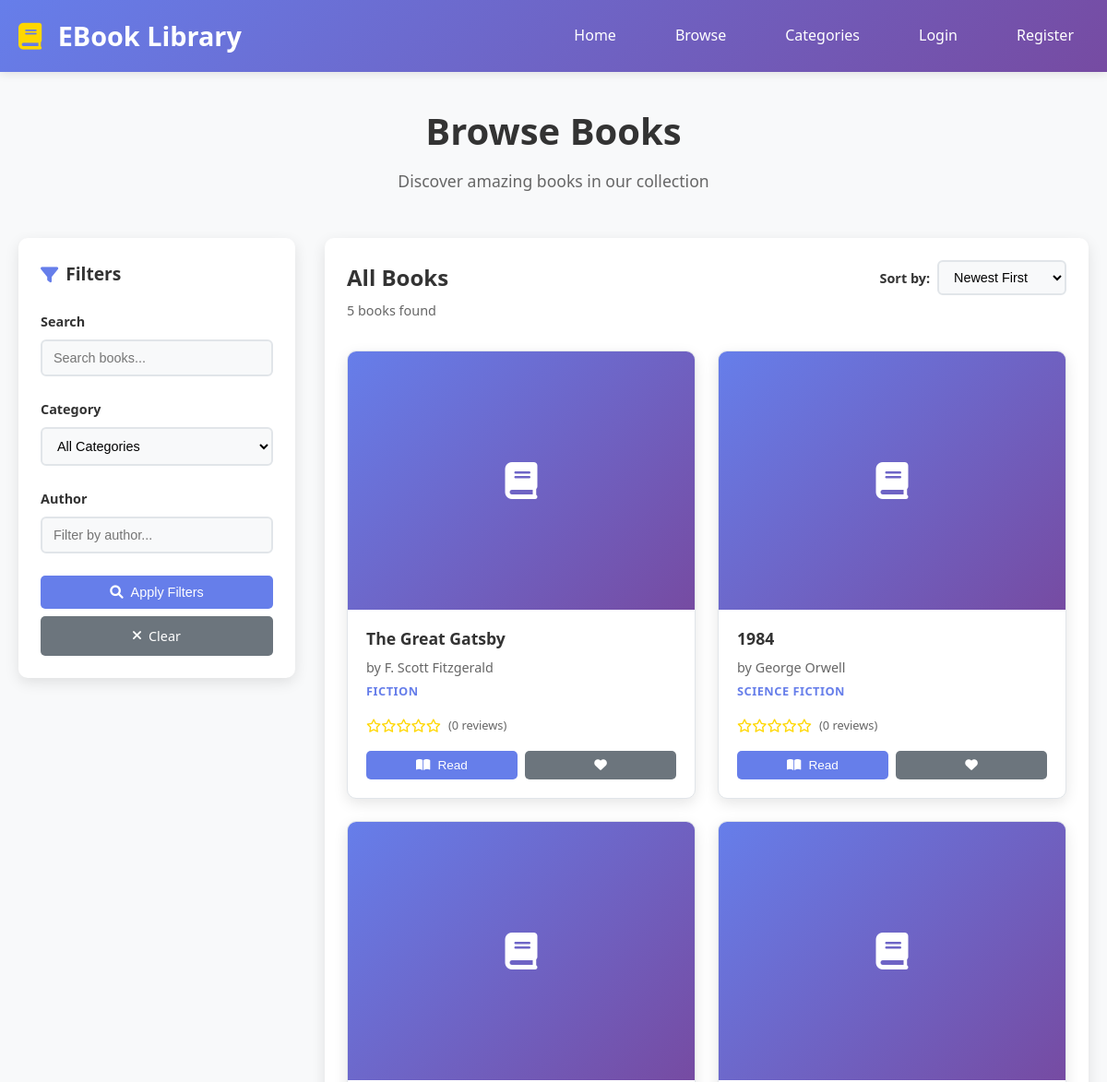
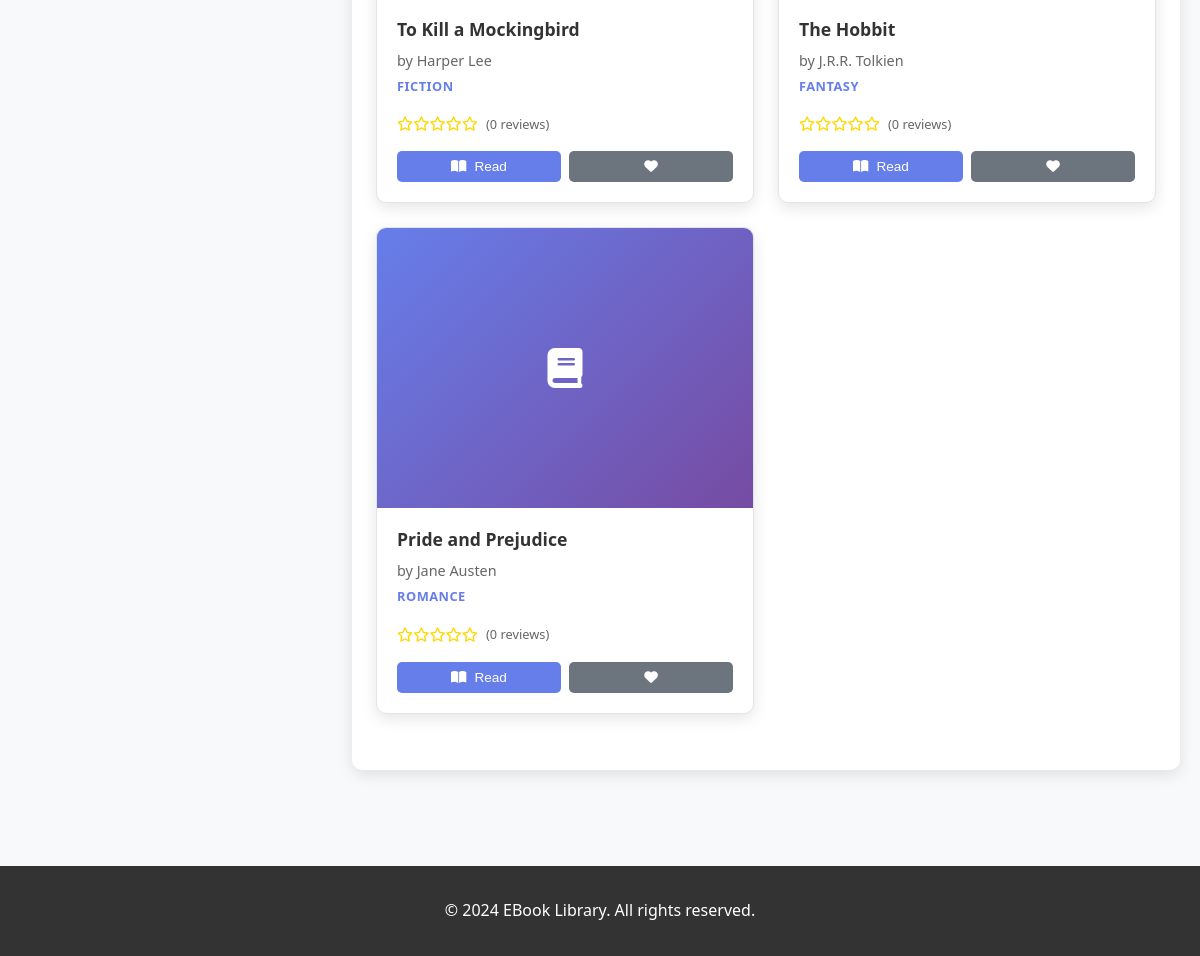
Screenshot of /browse.php with the database file from the repository (2 pictures, top to bottom).
### tables this page shows
CREATE TABLE books (
    id INT AUTO_INCREMENT PRIMARY KEY,
    title VARCHAR(255) NOT NULL,
    author VARCHAR(255) NOT NULL,
    description TEXT,
    isbn VARCHAR(20),
    category_id INT,
    cover_image VARCHAR(255),
    file_path VARCHAR(255) NOT NULL,
    file_size INT,
    file_type VARCHAR(50),
    pages INT,
    language VARCHAR(10) DEFAULT 'en',
    published_date DATE,
    is_featured BOOLEAN DEFAULT FALSE,
    is_active BOOLEAN DEFAULT TRUE,
    created_at TIMESTAMP DEFAULT CURRENT_TIMESTAMP,
    updated_at TIMESTAMP DEFAULT CURRENT_TIMESTAMP ON UPDATE CURRENT_TIMESTAMP,
    FOREIGN KEY (category_id) REFERENCES categories(id) ON DELETE SET NULL
);

CREATE TABLE categories (
    id INT AUTO_INCREMENT PRIMARY KEY,
    name VARCHAR(100) NOT NULL,
    description TEXT,
    created_at TIMESTAMP DEFAULT CURRENT_TIMESTAMP
);

### config/database.php (called while the page is built, shortened)
<?php
class Database {
    private $connection;
    private function connect() {
        try {
            $this->connection = new PDO(
                "mysql:host=" . DB_HOST . ";dbname=" . DB_NAME . ";charset=utf8mb4",
                DB_USER,
                DB_PASS,
                [
                    PDO::ATTR_ERRMODE => PDO::ERRMODE_EXCEPTION,
                    PDO::ATTR_DEFAULT_FETCH_MODE => PDO::FETCH_ASSOC,
                    PDO::ATTR_EMULATE_PREPARES => false
                ]
            );
        } catch (PDOException $e) {
            die("Connection failed: " . $e->getMessage());
        }
    }
    public function query($sql, $params = []) {
        $stmt = $this->connection->prepare($sql);
        $stmt->execute($params);
        return $stmt;
    }
    public function fetch($sql, $params = []) {
        $stmt = $this->query($sql, $params);
        return $stmt->fetch();
    }
    public function fetchAll($sql, $params = []) {
        $stmt = $this->query($sql, $params);
        return $stmt->fetchAll();
    }
}
?>

### browse.php (the view, shortened to what this page needs)
<?php
require_once 'config/database.php';
$db = new Database();
$page = isset($_GET['page']) ? max(1, intval($_GET['page'])) : 1;
$category_id = isset($_GET['category']) ? intval($_GET['category']) : null;
$author = isset($_GET['author']) ? sanitize_input($_GET['author']) : '';
$search = isset($_GET['search']) ? sanitize_input($_GET['search']) : '';
$where_conditions = ['b.is_active = 1'];
$params = [];
$where_clause = implode(' AND ', $where_conditions);
$count_sql = "SELECT COUNT(*) as total FROM books b WHERE $where_clause";
$total_result = $db->fetch($count_sql, $params);
$total_books = $total_result['total'];
$limit = 12;
$offset = ($page - 1) * $limit;
$sql = "SELECT
            b.*,
            c.name as category_name,
            COALESCE(AVG(r.rating), 0) as avg_rating,
            COUNT(r.id) as review_count
        FROM books b
        LEFT JOIN categories c ON b.category_id = c.id
        LEFT JOIN reviews r ON b.id = r.book_id
        WHERE $where_clause
        GROUP BY b.id
        ORDER BY b.is_featured DESC, b.created_at DESC
        LIMIT ? OFFSET ?";
$params[] = $limit;
$params[] = $offset;
$books = $db->fetchAll($sql, $params);
?>
<!DOCTYPE html>
<html lang="en">
<head>
    <link rel="stylesheet" href="assets/css/style.css">
    <link rel="stylesheet" href="assets/css/browse.css">
    <link href="https://cdnjs.cloudflare.com/ajax/libs/font-awesome/6.0.0/css/all.min.css" rel="stylesheet">
</head>
<body>
    <header class="header">
        <nav class="navbar">
            <div class="nav-container">
                <div class="nav-logo">
                    <h2><i class="fas fa-book"></i> EBook Library</h2>
                </div>
                <div class="nav-menu">
                    <a href="index.php" class="nav-link">Home</a>
                    <a href="browse.php" class="nav-link active">Browse</a>
                    <a href="categories.php" class="nav-link">Categories</a>
                    <?php if (isset($_SESSION['user_id'])): ?>
                        <a href="profile.php" class="nav-link">Profile</a>
                        <a href="logout.php" class="nav-link">Logout</a>
                    <?php else: ?>
                        <a href="login.php" class="nav-link">Login</a>
                        <a href="register.php" class="nav-link">Register</a>
                    <?php endif; ?>
                </div>
            </div>
        </nav>
    </header>
    <main class="browse-main">
        <div class="container">
            <div class="browse-header">
                <h1>Browse Books</h1>
                <p>Discover amazing books in our collection</p>
            </div>
            <div class="browse-content">
                <aside class="filters-sidebar" id="filters-sidebar">
                    <div class="filter-section">
                        <h3><i class="fas fa-filter"></i> Filters</h3>
                        <form method="GET" class="filter-form">
                            <div class="filter-group">
                                <label for="search">Search</label>
                                <input type="text" id="search" name="search"
                                       value="<?php echo htmlspecialchars($search); ?>"
                                       placeholder="Search books...">
                            </div>
                            <div class="filter-group">
                                <label for="category">Category</label>
                                <select id="category" name="category">
                                    <option value="">All Categories</option>
                                </select>
                            </div>
                            <div class="filter-group">
                                <label for="author">Author</label>
                                <input type="text" id="author" name="author"
                                       value="<?php echo htmlspecialchars($author); ?>"
                                       placeholder="Filter by author...">
                            </div>
                            <div class="filter-actions">
                                <button type="submit" class="btn btn-primary">
                                    <i class="fas fa-search"></i> Apply Filters
                                </button>
                                <a href="browse.php" class="btn btn-secondary">
                                    <i class="fas fa-times"></i> Clear
                                </a>
                            </div>
                        </form>
                    </div>
                </aside>
                <div class="books-content">
                    <div class="books-header">
                        <div class="results-info">
                            <h2>
                                <?php if ($search): ?>
                                    Search Results for "<?php echo htmlspecialchars($search); ?>"
                                <?php else: ?>
                                    All Books
                                <?php endif; ?>
                            </h2>
                            <p><?php echo $total_books; ?> book<?php echo $total_books != 1 ? 's' : ''; ?> found</p>
                        </div>
                        <div class="sort-options">
                            <label for="sort">Sort by:</label>
                            <select id="sort" name="sort">
                                <option value="newest">Newest First</option>
                            </select>
                        </div>
                    </div>
                    <?php if (empty($books)): ?>
                        <div class="no-results">
                            <i class="fas fa-search"></i>
                            <h3>No books found</h3>
                            <p>Try adjusting your search criteria or browse all books.</p>
                            <a href="browse.php" class="btn btn-primary">Browse All Books</a>
                        </div>
                    <?php else: ?>
                        <div class="books-grid">
                            <?php foreach ($books as $book): ?>
                                <div class="book-card" onclick="viewBook(<?php echo $book['id']; ?>)">
                                    <div class="book-cover">
                                        <?php if ($book['cover_image']): ?>
                                            <img src="<?php echo htmlspecialchars($book['cover_image']); ?>"
                                                 alt="<?php echo htmlspecialchars($book['title']); ?>">
                                        <?php else: ?>
                                            <i class="fas fa-book"></i>
                                        <?php endif; ?>
                                    </div>
                                    <div class="book-info">
                                        <h3 class="book-title"><?php echo htmlspecialchars($book['title']); ?></h3>
                                        <p class="book-author">by <?php echo htmlspecialchars($book['author']); ?></p>
                                        <p class="book-category"><?php echo htmlspecialchars($book['category_name'] ?? 'Uncategorized'); ?></p>
                                        <div class="book-rating">
                                            <div class="stars">
                                                <?php
                                                $rating = floatval($book['avg_rating']);
                                                $full_stars = floor($rating);
                                                $has_half_star = ($rating - $full_stars) >= 0.5;
                                                for ($i = 1; $i <= 5; $i++) {
                                                    if ($i <= $full_stars) {
                                                        echo '<i class="fas fa-star"></i>';
                                                    } elseif ($i == $full_stars + 1 && $has_half_star) {
                                                        echo '<i class="fas fa-star-half-alt"></i>';
                                                    } else {
                                                        echo '<i class="far fa-star"></i>';
                                                    }
                                                }
                                                ?>
                                            </div>
                                            <span class="rating-text">(<?php echo intval($book['review_count']); ?> reviews)</span>
                                        </div>
                                        <div class="book-actions">
                                            <button class="btn btn-primary" onclick="event.stopPropagation(); readBook(<?php echo $book['id']; ?>)">
                                                <i class="fas fa-book-open"></i> Read
                                            </button>
                                            <button class="btn btn-secondary" onclick="event.stopPropagation(); addToFavorites(<?php echo $book['id']; ?>)">
                                                <i class="fas fa-heart"></i>
                                            </button>
                                        </div>
                                    </div>
                                </div>
                            <?php endforeach; ?>
                        </div>
                    <?php endif; ?>
                </div>
            </div>
        </div>
    </main>
    <footer class="footer">
        <div class="container">
            <p>&copy; 2024 EBook Library. All rights reserved.</p>
        </div>
    </footer>
</body>
</html>

### assets/css/style.css (style rules this page uses)
* { margin: 0; padding: 0; box-sizing: border-box; }
body { font-family: 'Segoe UI', Tahoma, Geneva, Verdana, sans-serif; line-height: 1.6; color: #333; background-color: #f8f9fa; }
.container { max-width: 1200px; margin: 0 auto; padding: 0 20px; }
.header { background: linear-gradient(135deg, #667eea 0%, #764ba2 100%); color: white; box-shadow: 0 2px 10px rgba(0,0,0,0.1); position: sticky; top: 0; z-index: 1000; }
.navbar { padding: 1rem 0; }
.nav-container { max-width: 1200px; margin: 0 auto; padding: 0 20px; display: flex; justify-content: space-between; align-items: center; }
.nav-logo h2 { font-size: 1.8rem; font-weight: 700; }
.nav-logo i { margin-right: 10px; color: #ffd700; }
.nav-menu { display: flex; gap: 2rem; }
.nav-link { color: white; text-decoration: none; font-weight: 500; transition: color 0.3s ease; padding: 0.5rem 1rem; border-radius: 5px; }
.books-grid { display: grid; grid-template-columns: repeat(auto-fill, minmax(250px, 1fr)); gap: 2rem; margin-top: 2rem; }
.book-card { background: white; border-radius: 10px; overflow: hidden; box-shadow: 0 5px 15px rgba(0,0,0,0.1); transition: transform 0.3s ease, box-shadow 0.3s ease; cursor: pointer; }
.book-cover { width: 100%; height: 300px; background: linear-gradient(135deg, #667eea, #764ba2); display: flex; align-items: center; justify-content: center; color: white; font-size: 3rem; position: relative; overflow: hidden; }
.book-info { padding: 1.5rem; }
.book-title { font-size: 1.2rem; font-weight: 600; margin-bottom: 0.5rem; color: #333; line-height: 1.3; }
.book-author { color: #666; margin-bottom: 1rem; font-size: 0.9rem; }
.book-rating { display: flex; align-items: center; gap: 0.5rem; margin-bottom: 1rem; }
.stars { color: #ffd700; }
.rating-text { color: #666; font-size: 0.9rem; }
.book-actions { display: flex; gap: 0.5rem; }
.btn { padding: 0.5rem 1rem; border: none; border-radius: 5px; cursor: pointer; font-weight: 500; text-decoration: none; display: inline-flex; align-items: center; gap: 0.5rem; transition: all 0.3s ease; font-size: 0.9rem; }
.btn-primary { background: #667eea; color: white; flex: 1; justify-content: center; }
.btn-secondary { background: #6c757d; color: white; }
.footer { background: #333; color: white; text-align: center; padding: 2rem 0; margin-top: 4rem; }
@media (min-width: 1200px) { .container { max-width: 1400px; } }
@media (min-width: 1200px) { .books-grid { grid-template-columns: repeat(auto-fill, minmax(280px, 1fr)); gap: 2rem; } }
@media (min-width: 1200px) { .book-card { transition: all 0.3s ease; } }

### rows the page displays
books: title "The Great Gatsby", author "F. Scott Fitzgerald", category.name "FICTION", review_count "0"
books: title "1984", author "George Orwell", category.name "SCIENCE FICTION", review_count "0"
books: title "To Kill a Mockingbird", author "Harper Lee", category.name "FICTION", review_count "0"
books: title "The Hobbit", author "J.R.R. Tolkien", category.name "FANTASY", review_count "0"
books: title "Pride and Prejudice", author "Jane Austen", category.name "ROMANCE", review_count "0"

### other values shown
$total_books "5"
